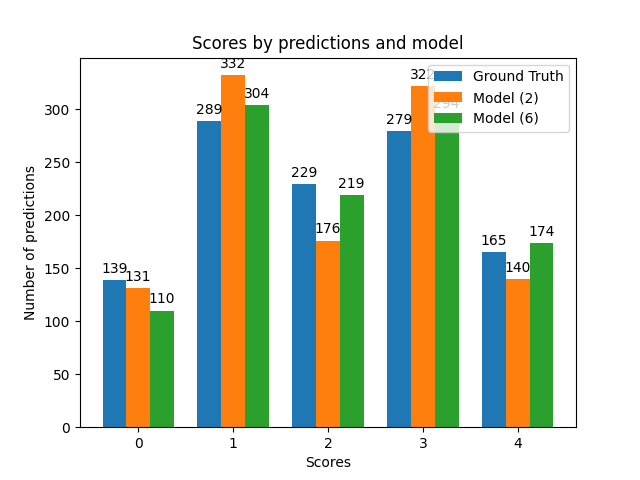

Python code for this plot:
import numpy as np
import matplotlib.pyplot as plt

para_dct = {}
para_best = {}
score = [0, 1, 2, 3, 4]

score_best = [0,0,0,0,0]
score_dct = [0,0,0,0,0]
score_ground_truth = [0,0,0,0,0]

# from dct 
with open('predictions/sst2and6/stsonly-sst-dev-output.csv', 'r') as file:
   count = 0
   for line in file:
        if count == 0:
            count += 1
            continue
        line = line.strip()
        line = line.split(',')

        # para_best[line[0].rstrip()] = float(line[1])
        score_dct[int(float(line[1]))]+= 1

file.close()
print(score_dct)

# from ground truth 
with open('data/ids-sst-dev.csv', 'r') as file:
   count = 0
   for line in file:
        if count == 0:
            count += 1
            continue
        line = line.strip()
        line = line.split('\t')
        # print(line)
        # para_best[line[0].rstrip()] = float(line[1])
        score_ground_truth[int(float(line[3]))]+= 1

file.close()
print(score_ground_truth)


# from best performance model 
with open('predictions/sst2and6/2sst-dev-output.csv', 'r') as file:
   count = 0
   for line in file:
        if count == 0:
            count += 1
            continue
        line = line.strip()
        line = line.split(',')

        # para_best[line[0].rstrip()] = float(line[1])
        score_best[int(float(line[1]))]+= 1

file.close()
print(score_best)


# Data sets
data1 = score_ground_truth
data2 = score_best
data3 = score_dct

# X locations for the groups
ind = np.arange(len(data1))  # the x locations for the groups
width = 0.25  # the width of the bars

fig, ax = plt.subplots()
bars1 = ax.bar(ind - width, data1, width, label='Ground Truth')
bars2 = ax.bar(ind, data2, width, label='Model (2)')
bars3 = ax.bar(ind + width, data3, width, label='Model (6)')

# Add some text for labels, title and custom x-axis tick labels, etc.
ax.set_ylabel('Number of predictions')
ax.set_xlabel('Scores')
ax.set_title('Scores by predictions and model')
ax.set_xticks(ind)
ax.set_xticklabels(['0', '1', '2', '3', '4'])
ax.legend()

# Function to add labels on top of each bar
def autolabel(bars):
    """Attach a text label above each bar in *bars*, displaying its height."""
    for bar in bars:
        height = bar.get_height()
        ax.annotate('{}'.format(height),
                    xy=(bar.get_x() + bar.get_width() / 2, height),
                    xytext=(0, 3),  # 3 points vertical offset
                    textcoords="offset points",
                    ha='center', va='bottom')

# Call the function for each bar chart
autolabel(bars1)
autolabel(bars2)
autolabel(bars3)

# plt.show()
plt.savefig('predictions/sst2and6/eval26.png')